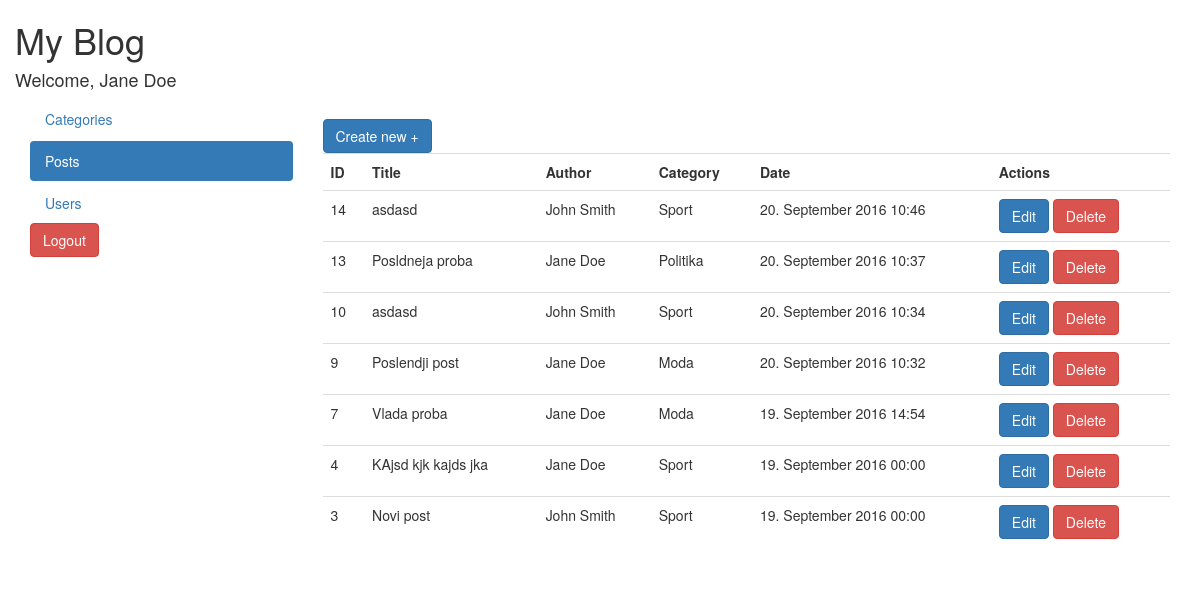
Page / (signed in) on the earlier database version.
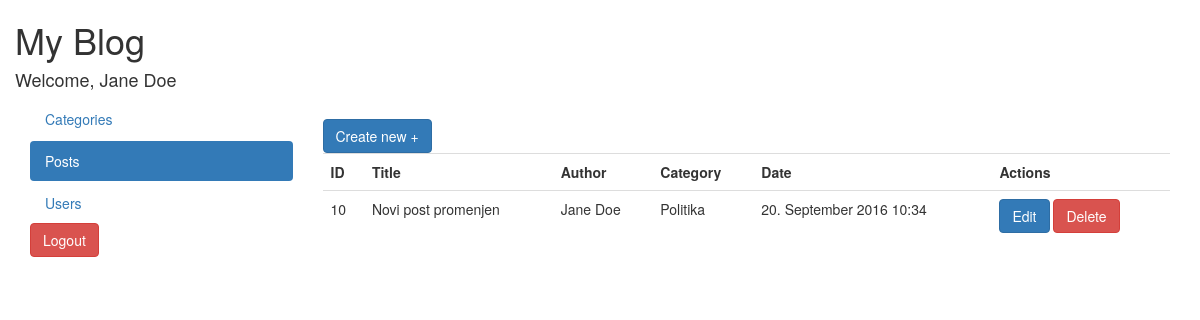
Same page on the later database version.
### tables this page shows
CREATE TABLE `posts` (
  `id` int(5) NOT NULL,
  `title` varchar(255) NOT NULL,
  `content` text NOT NULL,
  `date` datetime NOT NULL DEFAULT CURRENT_TIMESTAMP,
  `user_id` int(5) NOT NULL,
  `category_id` int(5) NOT NULL,
  `type_id` int(10) NOT NULL
);

CREATE TABLE `users` (
  `id` int(5) NOT NULL,
  `name` varchar(255) NOT NULL,
  `email` varchar(255) NOT NULL,
  `password` varchar(255) NOT NULL
);

CREATE TABLE `categories` (
  `id` int(5) NOT NULL,
  `title` varchar(255) NOT NULL
);

### modules/posts/read.inc.php (the view)
<br>
<a href="/index.php?module=<?= $module ?>&action=create" class="btn btn-primary">Create new +</a>
<table class="table table-stripped">
    <tr>
        <th>ID</th>
        <th>Title</th>
        <th>Author</th>
        <th>Category</th>
        <th>Date</th>
        <th>Actions</th>
    </tr>
    <?php
    $sql = "SELECT posts.*, users.name as 'author', categories.title as 'category' FROM posts
            LEFT JOIN users ON posts.user_id = users.id
            LEFT JOIN categories ON posts.category_id = categories.id
            ORDER BY id DESC";
    $query = mysqli_query($conn, $sql);
    while($row = mysqli_fetch_assoc($query)):
    ?>
    <tr>
        <td><?= $row['id']; ?></td>
        <td><?= $row['title']; ?></td>
        <td><?= $row['author']; ?></td>
        <td><?= $row['category']; ?></td>
        <td><?= date("d. F Y H:i", strtotime($row['date'])); ?></td>
        <td>
            <a href="#" class="btn btn-primary">Edit</a>  <a href="/index.php?module=<?= $module ?>&action=delete&id=<?= $row['id']; ?>" class="btn btn-danger">Delete</a>
        </td>
    </tr>
    <?php endwhile; ?>
</table>

### templates/header.php (shortened to what this page needs)
<!doctype html>
<html lang="en">
<head>
    <link rel="stylesheet" href="/public/css/bootstrap.css">
</head>
<body>
<div class="container">
    <div class="row">
        <div class="row">
            <div class="col-md-12">
                <h1>My Blog</h1>
                <?php if (isset($_SESSION['user'])): ?>
                <h4>Welcome, <?= $_SESSION['user']['name'] ?></h4>
                <?php endif; ?>
            </div>
        </div>

### index.php (shortened to what this page needs)
<?php
require_once "templates/header.php";
if (!isset($_SESSION['user'])) {
    require_once "templates/login.php";
} else {
    require_once "templates/menu.php";
    $module = (isset($_GET['module'])) ? $_GET['module'] : "posts";
    $action = (isset($_GET['action'])) ? $_GET['action'] : "read";
    require_once "modules/$module/$action.inc.php";
}
?>
<?php
require_once "templates/footer.php";
?>

### templates/menu.php
<div class="col-md-3">
    <ul class="nav nav-pills nav-stacked">
        <?php
        $modules = scandir('modules');
        $current = (isset($_GET['module'])) ? $_GET['module'] : "posts";
        foreach ($modules as $module): ?>
            <?php if ($module != "." && $module != ".."): ?>
                <?php $class = ($module == $current) ? "active" : ""; ?>
                <li role="presentation" class="<?= $class ?>"><a href="/?module=<?= $module ?>&action=read"><?= ucfirst($module) ?></a></li>
            <?php endif; ?>
        <?php endforeach; ?>
    </ul>
    <a class="btn btn-danger" href="index.php?logout=1">Logout</a>
</div>
<div class="col-md-9">

### templates/footer.php
        </div>
    </div>
</div>
</body>
</html>

Differences in the rows shown:
removed posts: id "14", title "asdasd", user.name "John Smith", category.title "Sport", date "20. September 2016 10:46"
removed posts: id "13", title "Posldneja proba", user.name "Jane Doe", category.title "Politika", date "20. September 2016 10:37"
removed posts: id "9", title "Poslendji post", user.name "Jane Doe", category.title "Moda", date "20. September 2016 10:32"
removed posts: id "7", title "Vlada proba", user.name "Jane Doe", category.title "Moda", date "19. September 2016 14:54"
removed posts: id "4", title "KAjsd kjk kajds jka", user.name "Jane Doe", category.title "Sport", date "19. September 2016 00:00"
removed posts: id "3", title "Novi post", user.name "John Smith", category.title "Sport", date "19. September 2016 00:00"
changed posts id 10: title "asdasd" → "Novi post promenjen"; user.name "John Smith" → "Jane Doe"; category.title "Sport" → "Politika"
